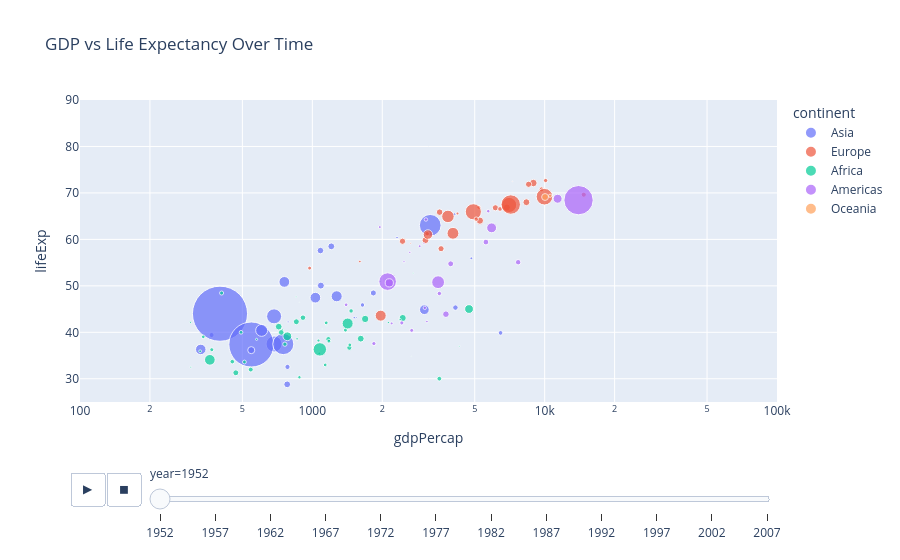

Notebook code cell kept with this figure:
### Markdown cell above
---
## 📝 Task 8 — Interactive Charts with Plotly Express

### Background
Plotly Express (imported as `px`) creates fully interactive charts in one or two lines. Charts support hover info, zoom, and filtering by legend clicks out of the box.

### 🎯 Your Task
Use the **built-in `gapminder` dataset** (`px.data.gapminder()`) to create:

**Part A — Animated Scatter Plot:**  
Plot `gdpPercap` (x, log scale) vs `lifeExp` (y), with:
- Bubble size = `pop`
- Color = `continent`
- Animation frame = `year`
- Title: "GDP vs Life Expectancy Over Time"

**Part B — Bar Chart (2007 snapshot):**  
Filter for `year == 2007` and `continent == 'Asia'`. Plot a bar chart of `country` vs `lifeExp`, sorted descending. Title: "Life Expectancy in Asia (2007)".

> 💡 **Hint for Part A:** `px.scatter(..., animation_frame='year', log_x=True, size='pop', size_max=60)`  
> 💡 **Hint for Part B:** Use `df.sort_values('lifeExp', ascending=False)` before plotting.

### Code cell
import plotly.express as px

# Load the dataset
gapminder = px.data.gapminder()

# Part A: Animated Scatter Plot
fig_a = px.scatter(gapminder, 
                   x="gdpPercap", 
                   y="lifeExp", 
                   animation_frame="year", 
                   animation_group="country",
                   size="pop", 
                   color="continent", 
                   hover_name="country",
                   log_x=True, 
                   size_max=60, 
                   range_x=[100, 100000], 
                   range_y=[25, 90],
                   title="GDP vs Life Expectancy Over Time")

fig_a.show()

### Figure 1 — Plotly figure (JSON) as saved in the notebook; plotly's stock layout.template omitted (floating-point values rounded to 4 significant figures)
{"data": [{"hovertemplate": "<b>%{hovertext}</b><br><br>continent=Asia<br>year=1952<br>gdpPercap=%{x}<br>lifeExp=%{y}<br>pop=%{marker.size}<extra></extra>", "hovertext": ["Afghanistan", "Bahrain", "Bangladesh", "Cambodia", "China", "Hong Kong, China", "India", "Indonesia", "Iran", "Iraq", "Israel", "Japan", "Jordan", "Korea, Dem. Rep.", "Korea, Rep.", "Kuwait", "Lebanon", "Malaysia", "Mongolia", "Myanmar", "Nepal", "Oman", "Pakistan", "Philippines", "Saudi Arabia", "Singapore", "Sri Lanka", "Syria", "Taiwan", "Thailand", "Vietnam", "West Bank and Gaza", "Yemen, Rep."], "ids": ["Afghanistan", "Bahrain", "Bangladesh", "Cambodia", "China", "Hong Kong, China", "India", "Indonesia", "Iran", "Iraq", "Israel", "Japan", "Jordan", "Korea, Dem. Rep.", "Korea, Rep.", "Kuwait", "Lebanon", "Malaysia", "Mongolia", "Myanmar", "Nepal", "Oman", "Pakistan", "Philippines", "Saudi Arabia", "Singapore", "Sri Lanka", "Syria", "Taiwan", "Thailand", "Vietnam", "West Bank and Gaza", "Yemen, Rep."], "legendgroup": "Asia", "marker": {"color": "#636efa", "size": [8425333, 120447, 46886859, 4693836, 556263527, 2125900, 372000000, 82052000, 17272000, 5441766, 1620914, 86459025, 607914, 8865488, 20947571, 160000, 1439529, 6748378, 800663, 20092996, 9182536, 507833, 41346560, 22438691, 4005677, 1127000, 7982342, 3661549, 8550362, 21289402, 26246839, 1030585, 4963829], "sizemode": "area", "sizeref": 366300.0, "symbol": "circle"}, "mode": "markers", "name": "Asia", "orientation": "v", "showlegend": true, "type": "scatter", "x": [779.4, 9867.0, 684.2, 368.5, 400.4, 3054.0, 546.6, 749.7, 3035.0, 4130.0, 4087.0, 3217.0, 1547.0, 1088.0, 1031.0, 108400.0, 4835.0, 1831.0, 786.6, 331.0, 545.9, 1828.0, 684.6, 1273.0, 6460.0, 2315.0, 1084.0, 1643.0, 1207.0, 757.8, 605.1, 1516.0, 781.7], "xaxis": "x", "y": [28.8, 50.94, 37.48, 39.42, 44.0, 60.96, 37.37, 37.47, 44.87, 45.32, 65.39, 63.03, 43.16, 50.06, 47.45, 55.56, 55.93, 48.46, 42.24, 36.32, 36.16, 37.58, 43.44, 47.75, 39.88, 60.4, 57.59, 45.88, 58.5, 50.85, 40.41, 43.16, 32.55], "yaxis": "y"}, {"hovertemplate": "<b>%{hovertext}</b><br><br>continent=Europe<br>year=1952<br>gdpPercap=%{x}<br>lifeExp=%{y}<br>pop=%{marker.size}<extra></extra>", "hovertext": ["Albania", "Austria", "Belgium", "Bosnia and Herzegovina", "Bulgaria", "Croatia", "Czech Republic", "Denmark", "Finland", "France", "Germany", "Greece", "Hungary", "Iceland", "Ireland", "Italy", "Montenegro", "Netherlands", "Norway", "Poland", "Portugal", "Romania", "Serbia", "Slovak Republic", "Slovenia", "Spain", "Sweden", "Switzerland", "Turkey", "United Kingdom"], "ids": ["Albania", "Austria", "Belgium", "Bosnia and Herzegovina", "Bulgaria", "Croatia", "Czech Republic", "Denmark", "Finland", "France", "Germany", "Greece", "Hungary", "Iceland", "Ireland", "Italy", "Montenegro", "Netherlands", "Norway", "Poland", "Portugal", "Romania", "Serbia", "Slovak Republic", "Slovenia", "Spain", "Sweden", "Switzerland", "Turkey", "United Kingdom"], "legendgroup": "Europe", "marker": {"color": "#EF553B", "size": [1282697, 6927772, 8730405, 2791000, 7274900, 3882229, 9125183, 4334000, 4090500, 42459667, 69145952, 7733250, 9504000, 147962, 2952156, 47666000, 413834, 10381988, 3327728, 25730551, 8526050, 16630000, 6860147, 3558137, 1489518, 28549870, 7124673, 4815000, 22235677, 50430000], "sizemode": "area", "sizeref": 366300.0, "symbol": "circle"}, "mode": "markers", "name": "Europe", "orientation": "v", "showlegend": true, "type": "scatter", "x": [1601.0, 6137.0, 8343.0, 973.5, 2444.0, 3119.0, 6876.0, 9692.0, 6425.0, 7030.0, 7144.0, 3531.0, 5264.0, 7268.0, 5210.0, 4931.0, 2648.0, 8942.0, 10100.0, 4029.0, 3068.0, 3145.0, 3581.0, 5075.0, 4215.0, 3834.0, 8528.0, 14730.0, 1969.0, 9980.0], "xaxis": "x", "y": [55.23, 66.8, 68.0, 53.82, 59.6, 61.21, 66.87, 70.78, 66.55, 67.41, 67.5, 65.86, 64.03, 72.49, 66.91, 65.94, 59.16, 72.13, 72.67, 61.31, 59.82, 61.05, 58.0, 64.36, 65.57, 64.94, 71.86, 69.62, 43.59, 69.18], "yaxis": "y"}, {"hovertemplate": "<b>%{hovertext}</b><br><br>continent=Africa<br>year=1952<br>gdpPercap=%{x}<br>lifeExp=%{y}<br>pop=%{marker.size}<extra></extra>", "hovertext": ["Algeria", "Angola", "Benin", "Botswana", "Burkina Faso", "Burundi", "Cameroon", "Central African Republic", "Chad", "Comoros", "Congo, Dem. Rep.", "Congo, Rep.", "Cote d'Ivoire", "Djibouti", "Egypt", "Equatorial Guinea", "Eritrea", "Ethiopia", "Gabon", "Gambia", "Ghana", "Guinea", "Guinea-Bissau", "Kenya", "Lesotho", "Liberia", "Libya", "Madagascar", "Malawi", "Mali", "Mauritania", "Mauritius", "Morocco", "Mozambique", "Namibia", "Niger", "Nigeria", "Reunion", "Rwanda", "Sao Tome and Principe", "Senegal", "Sierra Leone", "Somalia", "South Africa", "Sudan", "Swaziland", "Tanzania", "Togo", "Tunisia", "Uganda", "Zambia", "Zimbabwe"], "ids": ["Algeria", "Angola", "Benin", "Botswana", "Burkina Faso", "Burundi", "Cameroon", "Central African Republic", "Chad", "Comoros", "Congo, Dem. Rep.", "Congo, Rep.", "Cote d'Ivoire", "Djibouti", "Egypt", "Equatorial Guinea", "Eritrea", "Ethiopia", "Gabon", "Gambia", "Ghana", "Guinea", "Guinea-Bissau", "Kenya", "Lesotho", "Liberia", "Libya", "Madagascar", "Malawi", "Mali", "Mauritania", "Mauritius", "Morocco", "Mozambique", "Namibia", "Niger", "Nigeria", "Reunion", "Rwanda", "Sao Tome and Principe", "Senegal", "Sierra Leone", "Somalia", "South Africa", "Sudan", "Swaziland", "Tanzania", "Togo", "Tunisia", "Uganda", "Zambia", "Zimbabwe"], "legendgroup": "Africa", "marker": {"color": "#00cc96", "size": [9279525, 4232095, 1738315, 442308, 4469979, 2445618, 5009067, 1291695, 2682462, 153936, 14100005, 854885, 2977019, 63149, 22223309, 216964, 1438760, 20860941, 420702, 284320, 5581001, 2664249, 580653, 6464046, 748747, 863308, 1019729, 4762912, 2917802, 3838168, 1022556, 516556, 9939217, 6446316, 485831, 3379468, 33119096, 257700, 2534927, 60011, 2755589, 2143249, 2526994, 14264935, 8504667, 290243, 8322925, 1219113, 3647735, 5824797, 2672000, 3080907], "sizemode": "area", "sizeref": 366300.0, "symbol": "circle"}, "mode": "markers", "name": "Africa", "orientation": "v", "showlegend": true, "type": "scatter", "x": [2449.0, 3521.0, 1063.0, 851.2, 543.3, 339.3, 1173.0, 1071.0, 1179.0, 1103.0, 780.5, 2126.0, 1389.0, 2670.0, 1419.0, 375.6, 328.9, 362.1, 4293.0, 485.2, 911.3, 510.2, 299.9, 853.5, 298.8, 575.6, 2388.0, 1443.0, 369.2, 452.3, 743.1, 1968.0, 1688.0, 468.5, 2424.0, 761.9, 1077.0, 2719.0, 493.3, 879.6, 1450.0, 879.8, 1136.0, 4725.0, 1616.0, 1148.0, 716.7, 859.8, 1468.0, 734.8, 1147.0, 406.9], "xaxis": "x", "y": [43.08, 30.02, 38.22, 47.62, 31.98, 39.03, 38.52, 35.46, 38.09, 40.72, 39.14, 42.11, 40.48, 34.81, 41.89, 34.48, 35.93, 34.08, 37.0, 30.0, 43.15, 33.61, 32.5, 42.27, 42.14, 38.48, 42.72, 36.68, 36.26, 33.69, 40.54, 50.99, 42.87, 31.29, 41.73, 37.44, 36.32, 52.72, 40.0, 46.47, 37.28, 30.33, 32.98, 45.01, 38.63, 41.41, 41.22, 38.6, 44.6, 39.98, 42.04, 48.45], "yaxis": "y"}, {"hovertemplate": "<b>%{hovertext}</b><br><br>continent=Americas<br>year=1952<br>gdpPercap=%{x}<br>lifeExp=%{y}<br>pop=%{marker.size}<extra></extra>", "hovertext": ["Argentina", "Bolivia", "Brazil", "Canada", "Chile", "Colombia", "Costa Rica", "Cuba", "Dominican Republic", "Ecuador", "El Salvador", "Guatemala", "Haiti", "Honduras", "Jamaica", "Mexico", "Nicaragua", "Panama", "Paraguay", "Peru", "Puerto Rico", "Trinidad and Tobago", "United States", "Uruguay", "Venezuela"], "ids": ["Argentina", "Bolivia", "Brazil", "Canada", "Chile", "Colombia", "Costa Rica", "Cuba", "Dominican Republic", "Ecuador", "El Salvador", "Guatemala", "Haiti", "Honduras", "Jamaica", "Mexico", "Nicaragua", "Panama", "Paraguay", "Peru", "Puerto Rico", "Trinidad and Tobago", "United States", "Uruguay", "Venezuela"], "legendgroup": "Americas", "marker": {"color": "#ab63fa", "size": [17876956, 2883315, 56602560, 14785584, 6377619, 12350771, 926317, 6007797, 2491346, 3548753, 2042865, 3146381, 3201488, 1517453, 1426095, 30144317, 1165790, 940080, 1555876, 8025700, 2227000, 662850, 157553000, 2252965, 5439568], "sizemode": "area", "sizeref": 366300.0, "symbol": "circle"}, "mode": "markers", "name": "Americas", "orientation": "v", "showlegend": true, "type": "scatter", "x": [5911.0, 2677.0, 2109.0, 11370.0, 3940.0, 2144.0, 2627.0, 5587.0, 1398.0, 3522.0, 3048.0, 2428.0, 1840.0, 2195.0, 2899.0, 3478.0, 3112.0, 2480.0, 1952.0, 3759.0, 3082.0, 3023.0, 13990.0, 5717.0, 7690.0], "xaxis": "x", "y": [62.48, 40.41, 50.92, 68.75, 54.74, 50.64, 57.21, 59.42, 45.93, 48.36, 45.26, 42.02, 37.58, 41.91, 58.53, 50.79, 42.31, 55.19, 62.65, 43.9, 64.28, 59.1, 68.44, 66.07, 55.09], "yaxis": "y"}, {"hovertemplate": "<b>%{hovertext}</b><br><br>continent=Oceania<br>year=1952<br>gdpPercap=%{x}<br>lifeExp=%{y}<br>pop=%{marker.size}<extra></extra>", "hovertext": ["Australia", "New Zealand"], "ids": ["Australia", "New Zealand"], "legendgroup": "Oceania", "marker": {"color": "#FFA15A", "size": [8691212, 1994794], "sizemode": "area", "sizeref": 366300.0, "symbol": "circle"}, "mode": "markers", "name": "Oceania", "orientation": "v", "showlegend": true, "type": "scatter", "x": [10040.0, 10560.0], "xaxis": "x", "y": [69.12, 69.39], "yaxis": "y"}], "layout": {"legend": {"itemsizing": "constant", "title": {"text": "continent"}, "tracegroupgap": 0}, "sliders": [{"active": 0, "currentvalue": {"prefix": "year="}, "len": 0.9, "pad": {"b": 10, "t": 60}, "steps": [{"args": [["1952"], {"frame": {"duration": 0, "redraw": false}, "fromcurrent": true, "mode": "immediate", "transition": {"duration": 0, "easing": "linear"}}], "label": "1952", "method": "animate"}, {"args": [["1957"], {"frame": {"duration": 0, "redraw": false}, "fromcurrent": true, "mode": "immediate", "transition": {"duration": 0, "easing": "linear"}}], "label": "1957", "method": "animate"}, {"args": [["1962"], {"frame": {"duration": 0, "redraw": false}, "fromcurrent": true, "mode": "immediate", "transition": {"duration": 0, "easing": "linear"}}], "label": "1962", "method": "animate"}, {"args": [["1967"], {"frame": {"duration": 0, "redraw": false}, "fromcurrent": true, "mode": "immediate", "transition": {"duration": 0, "easing": "linear"}}], "label": "1967", "method": "animate"}, {"args": [["1972"], {"frame": {"duration": 0, "redraw": false}, "fromcurrent": true, "mode": "immediate", "transition": {"duration": 0, "easing": "linear"}}], "label": "1972", "method": "animate"}, {"args": [["1977"], {"frame": {"duration": 0, "redraw": false}, "fromcurrent": true, "mode": "immediate", "transition": {"duration": 0, "easing": "linear"}}], "label": "1977", "method": "animate"}, {"args": [["1982"], {"frame": {"duration": 0, "redraw": false}, "fromcurrent": true, "mode": "immediate", "transition": {"duration": 0, "easing": "linear"}}], "label": "1982", "method": "animate"}, {"args": [["1987"], {"frame": {"duration": 0, "redraw": false}, "fromcurrent": true, "mode": "immediate", "transition": {"duration": 0, "easing": "linear"}}], "label": "1987", "method": "animate"}, {"args": [["1992"], {"frame": {"duration": 0, "redraw": false}, "fromcurrent": true, "mode": "immediate", "transition": {"duration": 0, "easing": "linear"}}], "label": "1992", "method": "animate"}, {"args": [["1997"], {"frame": {"duration": 0, "redraw": false}, "fromcurrent": true, "mode": "immediate", "transition": {"duration": 0, "easing": "linear"}}], "label": "1997", "method": "animate"}, {"args": [["2002"], {"frame": {"duration": 0, "redraw": false}, "fromcurrent": true, "mode": "immediate", "transition": {"duration": 0, "easing": "linear"}}], "label": "2002", "method": "animate"}, {"args": [["2007"], {"frame": {"duration": 0, "redraw": false}, "fromcurrent": true, "mode": "immediate", "transition": {"duration": 0, "easing": "linear"}}], "label": "2007", "method": "animate"}], "x": 0.1, "xanchor": "left", "y": 0, "yanchor": "top"}], "title": {"text": "GDP vs Life Expectancy Over Time"}, "updatemenus": [{"buttons": [{"args": [null, {"frame": {"duration": 500, "redraw": false}, "fromcurrent": true, "mode": "immediate", "transition": {"duration": 500, "easing": "linear"}}], "label": "&#9654;", "method": "animate"}, {"args": [[null], {"frame": {"duration": 0, "redraw": false}, "fromcurrent": true, "mode": "immediate", "transition": {"duration": 0, "easing": "linear"}}], "label": "&#9724;", "method": "animate"}], "direction": "left", "pad": {"r": 10, "t": 70}, "showactive": false, "type": "buttons", "x": 0.1, "xanchor": "right", "y": 0, "yanchor": "top"}], "xaxis": {"anchor": "y", "domain": [0, 1], "range": [2, 5], "title": {"text": "gdpPercap"}, "type": "log"}, "yaxis": {"anchor": "x", "domain": [0, 1], "range": [25, 90], "title": {"text": "lifeExp"}}}}
